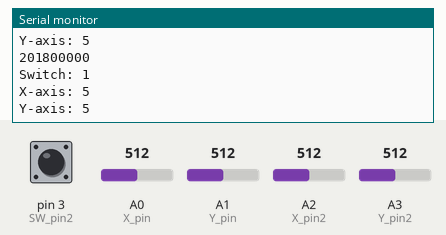
The sketch below on a simulated Arduino Uno, built with avr-gcc and run on an emulated ATmega328P. Shown: the last lines printed to the serial monitor. The inputs (shaded band) are chosen by the test bench; at power-on: A0 (X_pin) = 512, A2 (X_pin2) = 512, A3 (Y_pin2) = 512, A1 (Y_pin) = 512, pin 3 (SW_pin2) HIGH. No radio packets arrive unless stated.

Above: at 1.2 s.
1.3 s: A0 (X_pin) set to 716
2.8 s: A2 (X_pin2) set to 716
At 3.06 s:
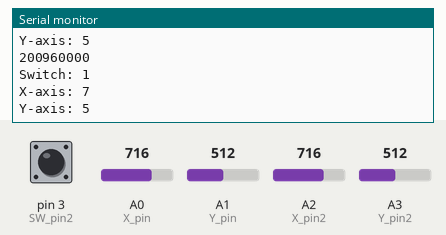
4.3 s: A3 (Y_pin2) set to 716
At 4.52 s:
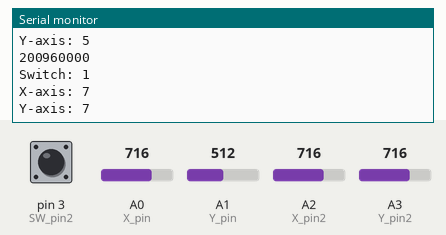
5.8 s: A1 (Y_pin) set to 90
8.8 s: pin 3 (SW_pin2) pulled LOW for 0.2 s
10.5 s: A1 (Y_pin) set to 306
Timing chart, 0 to 13.0 s (numbered marks = the images above; inputs shaded):
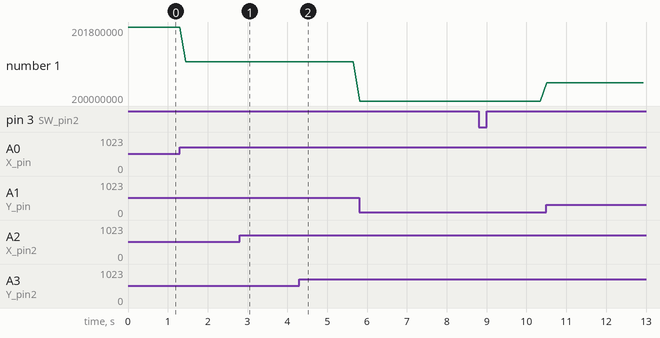

The sketch:

transciever_test.ino
```cpp
#include <VirtualWire.h>
#include<math.h>

const int SW_pin=2;
const int X_pin=0;
const int Y_pin=1;
const int SW_pin2=3;
const int X_pin2=2;
const int Y_pin2=3;
#ifndef M_PI
#define M_PI 3.1415926535
#endif

float toDegrees(float radian)
{
  return radian*(180.0/M_PI);
}

void setup()
{
    pinMode(SW_pin,INPUT);
    pinMode(SW_pin2,INPUT);
    digitalWrite(SW_pin,HIGH);
    digitalWrite(SW_pin2,HIGH);
    Serial.begin(9600);
    // Initialize the IO and ISR
    vw_setup(2000); // Bits per sec
}

void loop()
{


    String str;
    int height=0,distance=0;
    int ypin=analogRead(Y_pin),xpin=analogRead(X_pin);
    int ypin2=analogRead(Y_pin2)/100,xpin2=analogRead(X_pin2)/100;
    float angle;
    int dangle;

    if(xpin2==0) height=1;
    if(xpin2==10) height=2;

    ypin=map(ypin,0,1023,1000,0);
    ypin/=10;
    xpin=map(xpin,0,1023,0,1000);
    xpin/=10;

    angle=atan((xpin-49)/(ypin-52));
    dangle=toDegrees(angle);
    if (ypin<52&&xpin>=49) dangle=dangle+180;
    if (ypin<52&&xpin<49) dangle=dangle+180;
    if (ypin>52&&xpin<49) dangle=dangle+360;
    if (ypin==52&&xpin==0) dangle=270;
    if (ypin==52&&xpin==100) dangle=90;
    if(dangle==360) dangle=0;

    if(dangle>=0) distance=2;

    str=String(distance);
    str+=String(height);
    if(dangle<0)str+=String("0");
    if(dangle<10)str+=String("0");
    if(dangle<100)str+=String("0");
    str+=String(dangle);
    str+=String("0000");
    int i=str.length()+1;
    char chr[i];

    str.toCharArray(chr,i);


    Serial.print(chr);
    Serial.print("\n");
    Serial.print("Switch: ");
    Serial.print(digitalRead(SW_pin2));
    Serial.print("\n");
    Serial.print("X-axis: ");
    Serial.print(xpin2);
    Serial.print("\n");
    Serial.print("Y-axis: ");
    Serial.print(ypin2);
    Serial.print("\n");
    Serial.print("\n");

    if(dangle>=0||height>0) send(chr);
    delay(100);

}

void send (char *message)
{
    vw_send((uint8_t *)message, strlen(message));
    vw_wait_tx(); // Wait until the whole message is gone
}
```

Measured:
- after the input at 2.8 s, the serial monitor: prints a new line after 0.13 s (image 1)
- after the input at 4.3 s, the serial monitor: prints a new line after 0.10 s (image 2)
- plotted number 1: 201800000 → 200960000 after the input at 1.3 s, 200960000 → 200000000 after the input at 5.8 s, 200000000 → 200450000 after the input at 10.5 s
